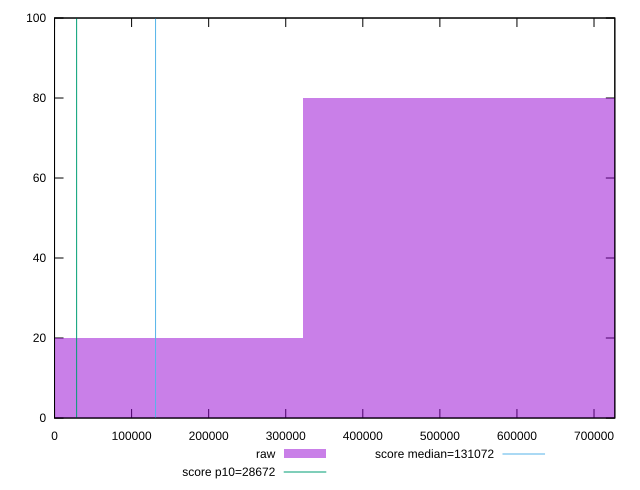

This figure's gnuplot source:
reset

$raw <<EOF
644685.9802610964 80
0 20
EOF

set key outside below
set boxwidth 644685.9802610964
set xrange [0:727001.9705555555]
set yrange [0:100]
set trange [0:100]
set style fill transparent solid 0.5 noborder

set parametric
set terminal svg size 640, 490 enhanced background rgb 'white'
set output "reports/report_00027_2021-02-24T12-40-31.850Z/uses-long-cache-ttl/samples/agenda/raw/histogram.svg"

plot $raw title "raw" with boxes, \
     28672,t title "score p10=28672", \
     131072,t title "score median=131072"

reset
